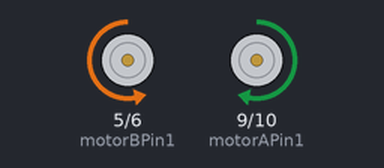
Bench run of a sketch on a simulated Arduino Uno, built with avr-gcc and run on an emulated ATmega328P. Parts: motor-driver pin pairs drawn as motors (green arrow = first pin HIGH = forward, orange = second pin HIGH = backward, longer = more drive, scaled by the enable pin).

Above: at 0.1 s.
At 14.9 s:
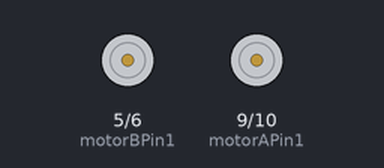
At 27.5 s:
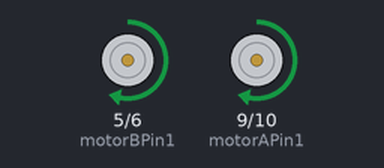
At 37.8 s:
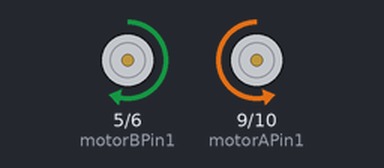
Timing chart, 0 to 40.0 s (numbered marks = the images above):
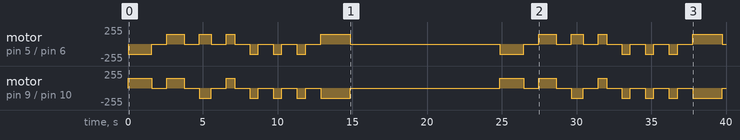

The sketch:

debugDirections.ino
```cpp
/*
motorControl.ino
Alex, Jane, Selasie, and Supriti
February 16th, 2024

EE31 Phase 2A
*/

/*
TODOS:
1. Turn left- sharp
2. Turn right- sharp
3. Turn 180*
4. Turn arbitary angle

modify speed
*/

//motor one
const int motorAPin1 = 9;
const int motorAPin2 = 10;
const int enableAPin1 = 11;

//motor two
const int motorBPin1 = 5;
const int motorBPin2 = 6;
const int enableBPin1 = 3;

volatile bool dir = true;

int motorSpeed = 255;


void setup() {

  pinMode(motorAPin1, OUTPUT);
  pinMode(motorAPin2, OUTPUT);
  pinMode(enableAPin1, OUTPUT);

  pinMode(motorBPin1, OUTPUT);
  pinMode(motorBPin2, OUTPUT);
  pinMode(enableBPin1, OUTPUT);

}

void loop() {
  // motorSpeed = analogRead(A1);
  // motorSpeed = map(motorSpeed, 0, 1023, 0, 255);
  // if (motorSpeed < 10) motorSpeed = 0;


  //move forward twelve inches
  forwardDirection(motorSpeed);
  delay(1600);

  //Stop
  stopMotor();
  delay(1000);

  //turn around 180°
  turn();
  delay(1160);

  //stop, move backwards three inches
  stopMotor();
  delay(1000);
  reverseDirection(motorSpeed);
  delay(800);

  //stop, turn left, turn right, turn right, and turn right to end up as close as possible to the  bot’s starting position.
  stopMotor();
  delay(1000);

  turn();
  delay(580);

  stopMotor();
  delay(1000);

  turnRight();
  delay(580);

  stopMotor();
  delay(1000);

  turnRight();
  delay(580);

  stopMotor();
  delay(1000);

  turnRight();
  delay(580);

  stopMotor();
  delay(1000);

  reverseDirection(motorSpeed);
  delay(2000);


  stopMotor();
  delay(10000);
}


/*
 * name:      forwardDirection
 * purpose:   move the motor
 * arguments: motor speed
 * returns:   None (void)
 * effects: moves the motor forward
 */
void forwardDirection(int speed) {
  analogWrite(motorAPin1, 150);
  digitalWrite(motorAPin2, LOW);

  digitalWrite(motorBPin1, LOW);
  analogWrite(motorBPin2, 150);

  digitalWrite(enableAPin1, HIGH); // Set speed (0 to 255)
  digitalWrite(enableBPin1, HIGH);
}


/*
 * name:      reverseDirection
 * purpose:   move the motor
 * arguments: motor speed
 * returns:   None (void)
 * effects: moves the motor backward
 */
void reverseDirection(int speed) {
  digitalWrite(motorAPin1, LOW);
  analogWrite(motorAPin2, 150);

  analogWrite(motorBPin1, 150);
  digitalWrite(motorBPin2, LOW);

  digitalWrite(enableAPin1, HIGH); //right min 130
  digitalWrite(enableBPin1, HIGH); // left
}

void turn() {
  analogWrite(motorAPin1, 150);
  digitalWrite(motorAPin2, LOW);
  digitalWrite(enableAPin1, HIGH);

  analogWrite(motorBPin1, 150);
  digitalWrite(motorBPin2, LOW);
  digitalWrite(enableBPin1, HIGH);
}

void turnRight() {
  digitalWrite(motorAPin1, LOW);
  analogWrite(motorAPin2, 150);
  digitalWrite(enableAPin1, HIGH);

  digitalWrite(motorBPin1, LOW);
  analogWrite(motorBPin2, 150);
  digitalWrite(enableBPin1, HIGH);
}

void stopOneMotor() {
  digitalWrite(motorAPin1, LOW);
  digitalWrite(motorAPin2, LOW);

  digitalWrite(motorBPin1, LOW);
  digitalWrite(motorBPin2, HIGH);
  digitalWrite(enableBPin1, 255);
}

void variableSpeeds() {
  digitalWrite(motorAPin1, LOW);
  digitalWrite(motorAPin2, HIGH);

  digitalWrite(motorBPin1, HIGH);
  digitalWrite(motorBPin2, LOW);

  analogWrite(enableAPin1, 255); //left
  analogWrite(enableBPin1, 130); //right
}

/*
 * name:      stopMotor
 * purpose:   stop the motor
 * arguments: None
 * returns:   None (void)
 */
void stopMotor() {
  //stop motor A
  digitalWrite(motorAPin1, LOW);
  digitalWrite(motorAPin2, LOW);

  //stop motor B
  digitalWrite(motorBPin1, LOW);
  digitalWrite(motorBPin2, LOW);
}

/*
 * name:      changeDirection
 * purpose:   toggle direction boolean
 * arguments: None
 * returns:   None (void)
 */
void changeDirection() {
  dir = !dir;
}
```

Measured:
- by itself, motor on pin 5 (motorBPin1) / pin 6 (motorBPin2): stopped → backward 150/255 at 0.00 s, → stopped 1.6 s later, → forward 150/255 1.0 s later, → stopped 1.2 s later, … (32 changes in this stretch)
- by itself, motor on pin 9 (motorAPin1) / pin 10 (motorAPin2): stopped → forward 150/255 at 0.00 s, → stopped 1.6 s later, → forward 150/255 1.0 s later, → stopped 1.2 s later, … (32 changes in this stretch)
